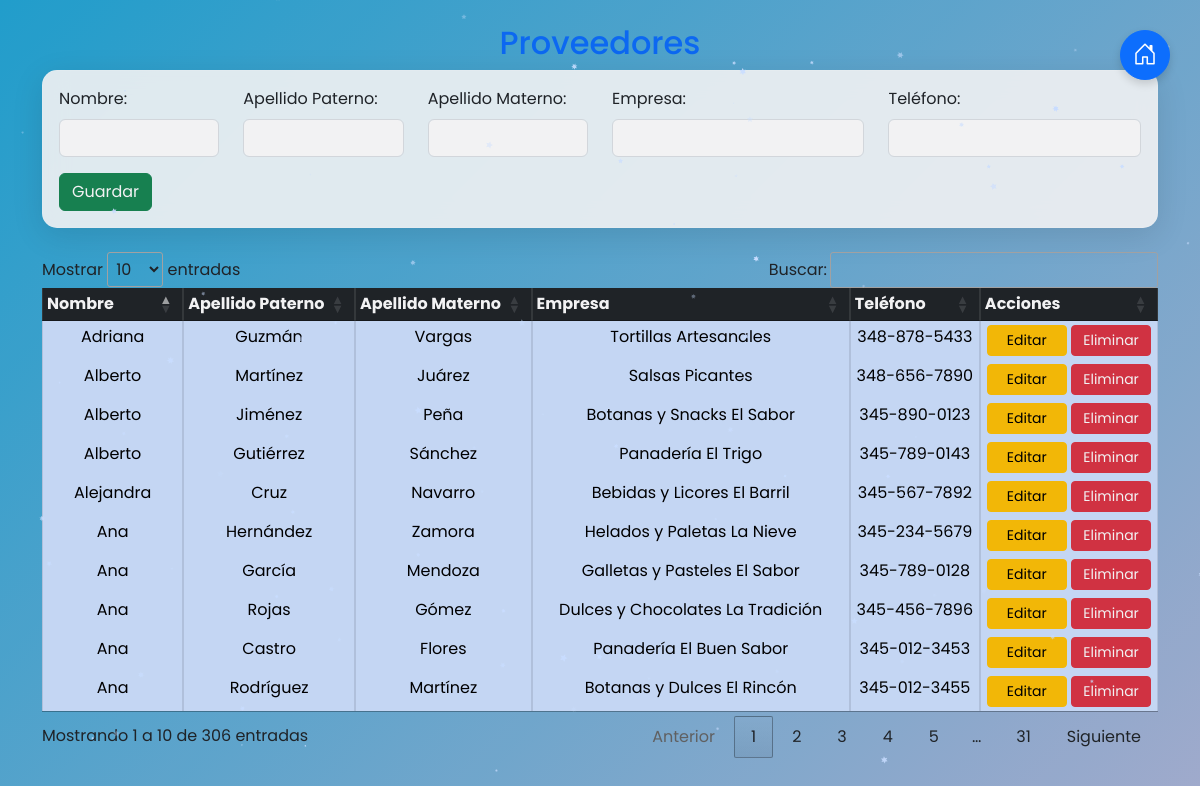
The app's page /crud_proveedores.php (signed in) with its own data.
### tables this page shows
CREATE TABLE `proveedores` (
  `id_proveedor` int(11) NOT NULL,
  `nombre` varchar(100) NOT NULL,
  `apepat` varchar(100) NOT NULL,
  `apemat` varchar(100) NOT NULL,
  `empresa` varchar(150) NOT NULL,
  `telefono` varchar(20) NOT NULL
);

### crud_proveedores.php (the view, shortened to what this page needs)
<?php
include 'funciones/db.php';
if (isset($_GET["buscar"])) {
$search = $conn->real_escape_string($_GET["buscar"]);
$sql = "SELECT * FROM proveedores WHERE
nombre LIKE '%$search%'
OR apepat LIKE '%$search%'
OR apemat LIKE '%$search%'
OR empresa LIKE '%$search%'";
} else {
$sql = "SELECT * FROM proveedores";
}
$result = $conn->query($sql);
$proveedor = ["id_proveedor" => "", "nombre" => "", "apepat" => "", "apemat" => "",
"empresa" => "", "telefono" => ""];
?>
<!DOCTYPE html>
<html lang="es">
<head>
<link href="https://cdn.jsdelivr.net/npm/bootstrap@5.3.0/dist/css/bootstrap.min.css"
rel="stylesheet">
<link rel="stylesheet"
href="https://cdn.datatables.net/1.11.3/css/jquery.dataTables.min.css">
<link rel="stylesheet" href="https://cdn.jsdelivr.net/npm/bootstrap-
icons@1.11.3/font/bootstrap-icons.min.css">
</head>
<body class="container mt-4">
<h2 class="text-center text-primary font-weight-bold">Proveedores</h2>
<div class="card p-3 mb-4">
<form method="post">
<div class="mb-3 row">
<div class="col-2">
<label class="form-label">Nombre:</label>
<input type="text" class="form-control" name="nombre" value="<?=
htmlspecialchars($proveedor['nombre']) ?>" required>
</div>
<div class="col-2">
<label class="form-label">Apellido Paterno:</label>
<input type="text" class="form-control" name="apepat" value="<?=
htmlspecialchars($proveedor['apepat']) ?>" required>
</div>
<div class="col-2">
<label class="form-label">Apellido Materno:</label>
<input type="text" class="form-control" name="apemat" value="<?=
htmlspecialchars($proveedor['apemat']) ?>" required>
</div>
<div class="col-3">
<label class="form-label">Empresa:</label>
<input type="text" class="form-control" name="empresa" value="<?=
htmlspecialchars($proveedor['empresa']) ?>" required>
</div>
<div class="col-3">
<label class="form-label">Teléfono:</label>
<input type="text" class="form-control" name="telefono" value="<?=
htmlspecialchars($proveedor['telefono']) ?>" required>
</div>
</div>
<div class="d-flex gap-2">
<button type="submit" class="btn btn-success" name="<?=
$proveedor['id_proveedor'] ? 'actualizar' : 'guardar' ?>">
<?= $proveedor['id_proveedor'] ? 'Actualizar' : 'Guardar' ?>
</button>
</div>
</form>
</div>
<table class="table table-bordered text-center compact table-primary" id="tabla_datos">
<thead class="table-dark">
<tr>
<th>Nombre</th>
<th>Apellido Paterno</th>
<th>Apellido Materno</th>
<th>Empresa</th>
<th>Teléfono</th>
<th>Acciones</th>
</tr>
</thead>
<tbody>
<?php while ($row = $result->fetch_assoc()): ?>
<tr>
<td><?= htmlspecialchars($row["nombre"]) ?></td>
<td><?= htmlspecialchars($row["apepat"]) ?></td>
<td><?= htmlspecialchars($row["apemat"]) ?></td>
<td><?= htmlspecialchars($row["empresa"]) ?></td>
<td><?= htmlspecialchars($row["telefono"]) ?></td>
<td>
<a href="#" onclick="confirmarEdicion(<?= $row['id_proveedor'] ?>); return
false;" class="btn btn-warning btn-sm">Editar</a>
<a href="#" onclick="confirmarEliminacion(<?= $row['id_proveedor'] ?>);
return false;" class="btn btn-danger btn-sm">Eliminar</a>
</td>
</tr>
<?php endwhile; ?>
</tbody>
</table>
<a href="#" onclick="confirmarRegreso(); return false;"
class="floating-btn btn btn-primary btn-lg rounded-circle">
<i class="bi bi-house-door fs-4"></i>
</a>
</body>
</html>

### crud_proveedores.php (style rules this page uses)
body { background: linear-gradient(-45deg, #6d38a0, #ff7eb3, #D8B9D6, #23a6d5); background-size: 400% 400%; animation: gradientBG 15s ease infinite; min-height: 100vh; }
.floating-btn { position: fixed; top: 30px; right: 30px; box-shadow: 0 4px 8px rgba(0, 0, 0, 0.15); transition: all 0.3s ease; width: 50px; height: 50px; display: flex; align-items: center; justify-content: center; z-index: 1000; }
body { font-family: 'Poppins', sans-serif; }
.card { background: rgba(255, 255, 255, 0.9); backdrop-filter: blur(12px); border-radius: 15px; border: 1px solid rgba(255, 255, 255, 0.2); box-shadow: 0 8px 32px rgba(0, 0, 0, 0.1); }
.btn-warning, .btn-danger { transition: all 0.3s ease; min-width: 80px; }

### records on screen
proveedores: nombre "Adriana", apepat "Guzmán", apemat "Vargas", empresa "Tortillas Artesanales", telefono "348-878-5433"
proveedores: nombre "Alberto", apepat "Martínez", apemat "Juárez", empresa "Salsas Picantes", telefono "348-656-7890"
proveedores: nombre "Alberto", apepat "Jiménez", apemat "Peña", empresa "Botanas y Snacks El Sabor", telefono "345-890-0123"
proveedores: nombre "Alejandra", apepat "Cruz", apemat "Navarro", empresa "Bebidas y Licores El Barril", telefono "345-567-7892"
proveedores: nombre "Ana", apepat "Hernández", apemat "Zamora", empresa "Helados y Paletas La Nieve", telefono "345-234-5679"
proveedores: nombre "Ana", apepat "García", apemat "Mendoza", empresa "Galletas y Pasteles El Sabor", telefono "345-789-0128"
proveedores: nombre "Ana", apepat "Rojas", apemat "Gómez", empresa "Dulces y Chocolates La Tradición", telefono "345-456-7896"
proveedores: nombre "Ana", apepat "Castro", apemat "Flores", empresa "Panadería El Buen Sabor", telefono "345-012-3453"
proveedores: nombre "Ana", apepat "Rodríguez", apemat "Martínez", empresa "Botanas y Dulces El Rincón", telefono "345-012-3455"
proveedores: nombre "Alberto", apepat "Gutiérrez", apemat "Sánchez", empresa "Panadería El Trigo", telefono "345-789-0143"
